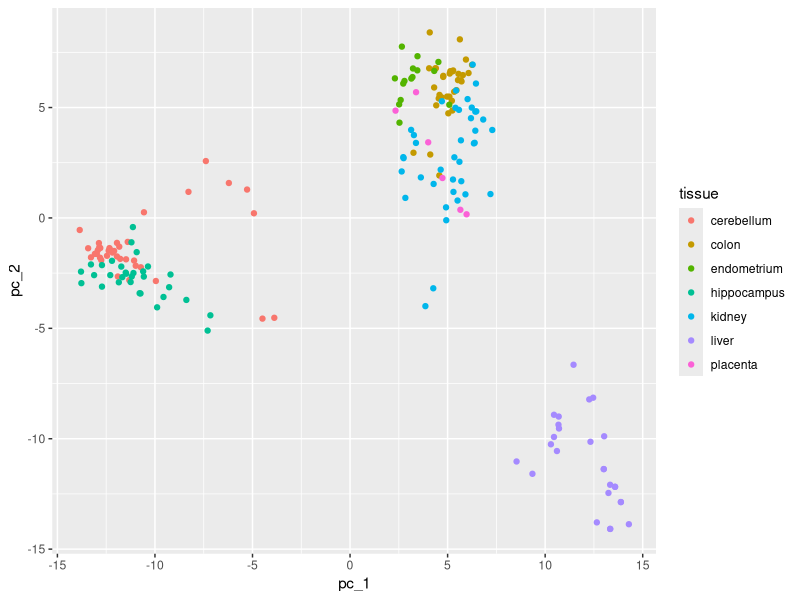
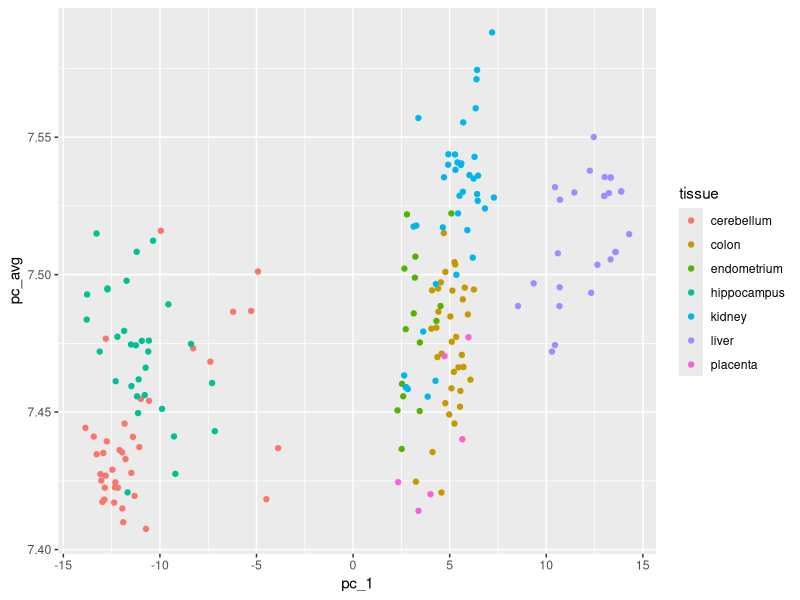
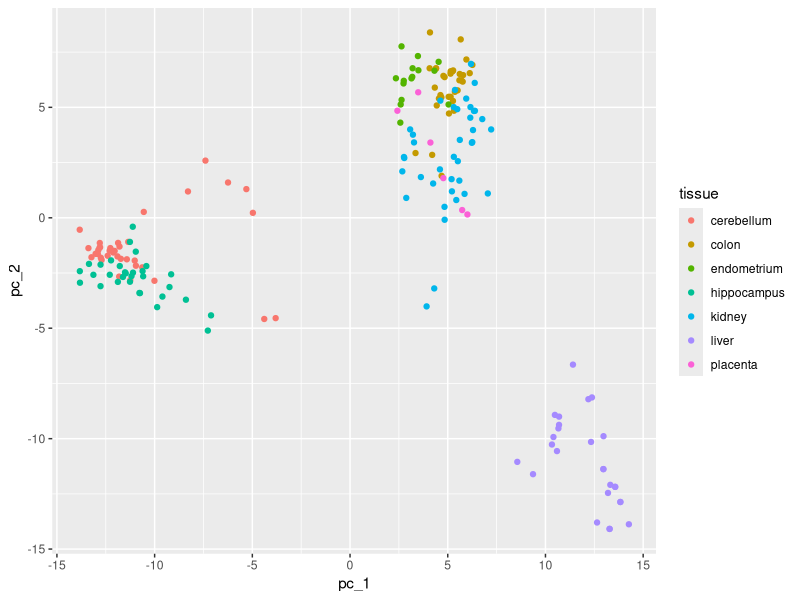
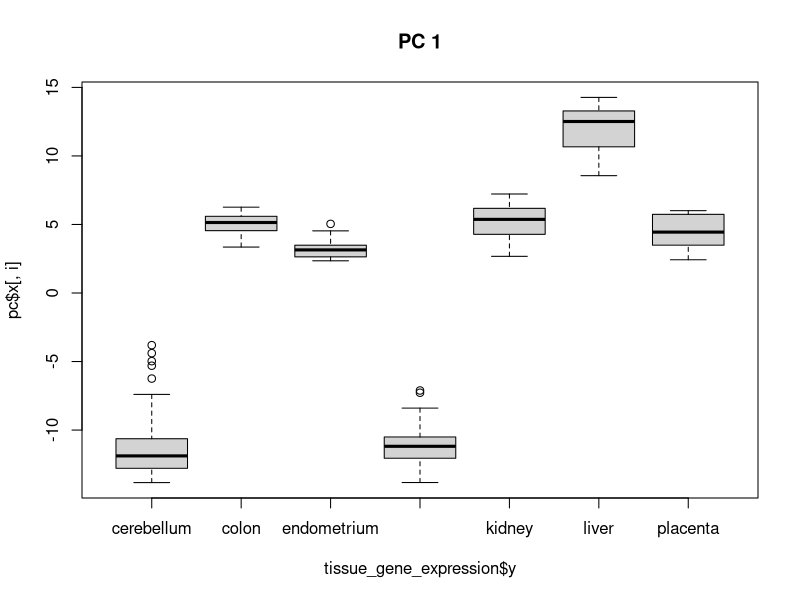
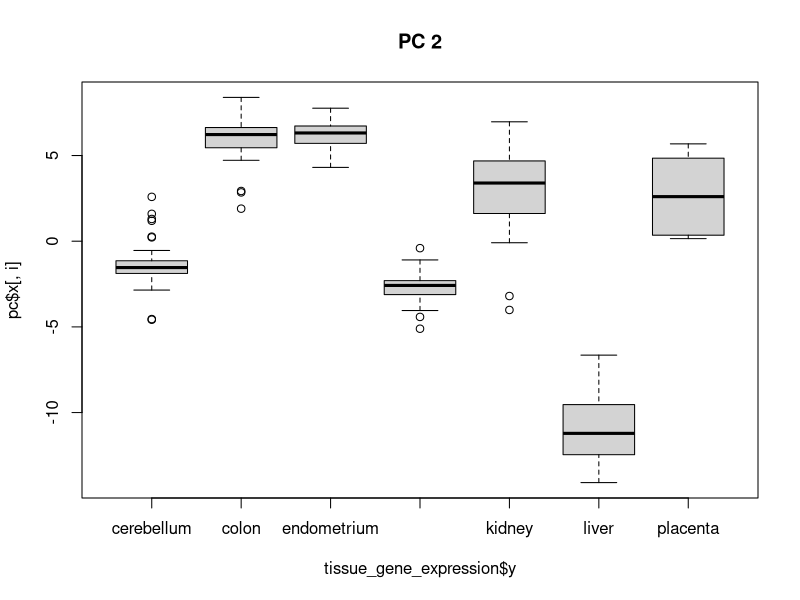
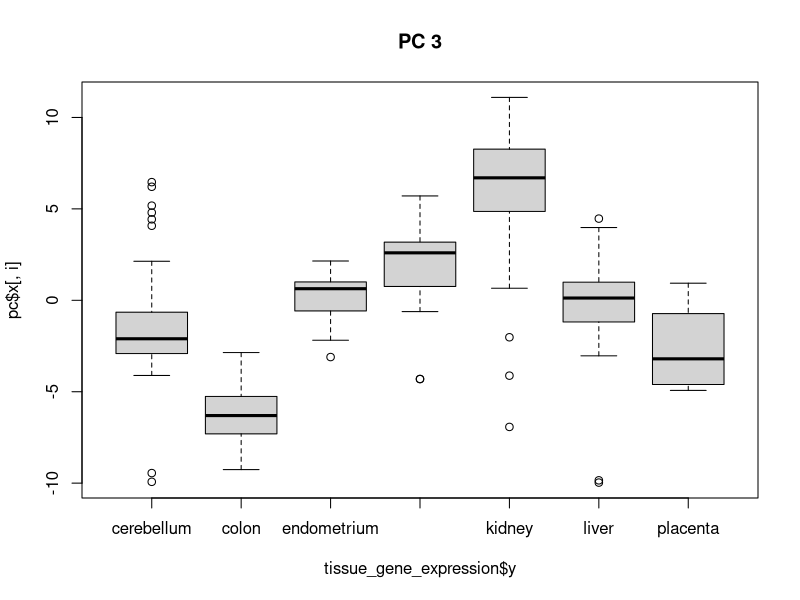
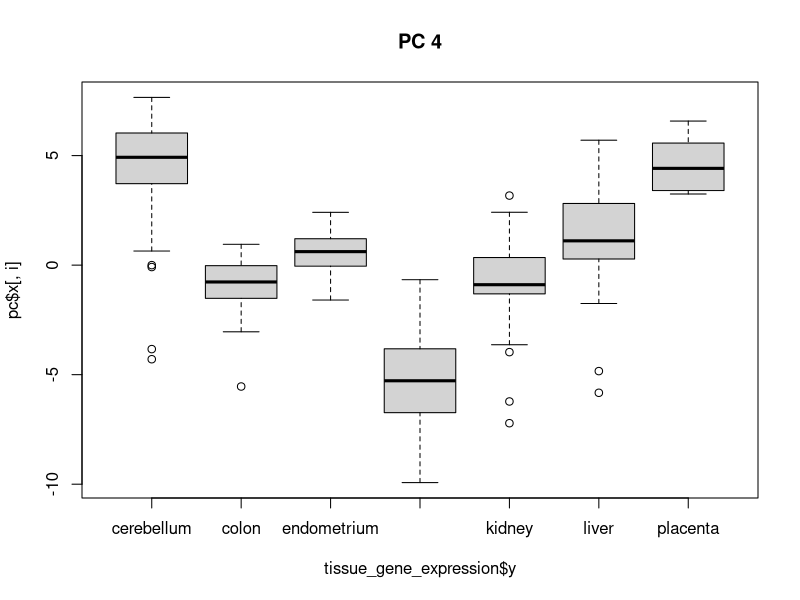
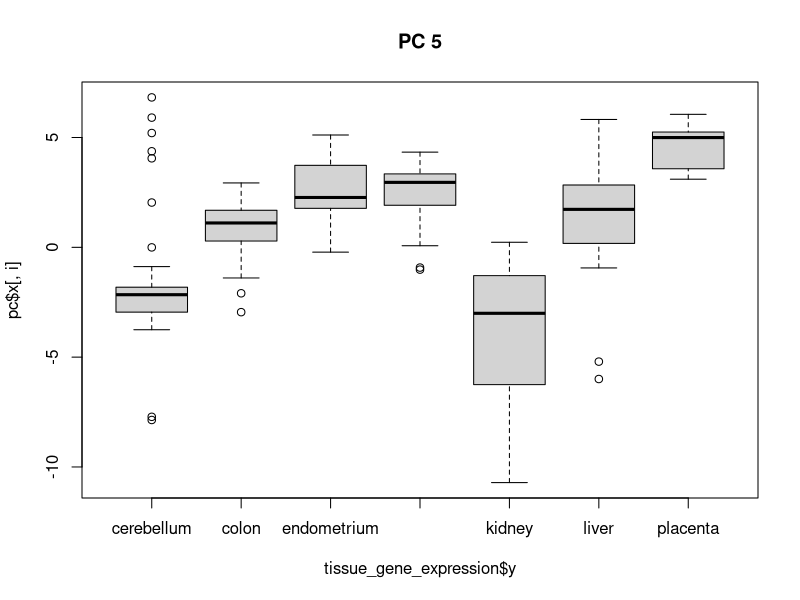

Here is the R script that generated these plots, in order: (Note: this script raises an error after producing the figures.)
## ---- chunk 1
knitr::opts_chunk$set(echo = TRUE)
## ---- chunk 2
library(dslabs)
data("tissue_gene_expression")
dim(tissue_gene_expression$x)
## ---- chunk 3
library(dplyr)
library(ggplot2)
pc <-prcomp(tissue_gene_expression$x)

data.frame(pc_1 = pc$x[,1], pc_2 = pc$x[,2], 
           tissue = tissue_gene_expression$y) %>%
  ggplot(aes(pc_1, pc_2, color = tissue)) +
  geom_point()
## ---- chunk 4
pc_avg <- rowMeans(tissue_gene_expression$x)

data.frame(pc_1 <- pc$x[,1], pc_avg,
                   tissue=tissue_gene_expression$y) %>%
  ggplot(aes(pc_1, pc_avg, color = tissue))+
  geom_point()
cor(pc_avg, pc$x[,1])
## ---- chunk 5
x <- with(tissue_gene_expression, sweep(x, 1, rowMeans(x)))
pc <- prcomp(x)
data.frame(pc_1 = pc$x[,1], pc_2 = pc$x[,2], 
	   tissue = tissue_gene_expression$y) %>%
	   ggplot(aes(pc_1, pc_2, color = tissue)) +
	   geom_point()
## ---- chunk 6
for(i in 1:10) {
  boxplot(pc$x[,i]~tissue_gene_expression$y,main = paste("PC", i))}
#or 
data.frame(pc$x[,1:7], tissue = tissue_gene_expression$y) %>% select(PC7,tissue) %>% group_by(tissue) %>% summarise(m = abs(median(PC7))) %>% arrange(desc(m))
## ---- chunk 7
plot(summary(pc)$importance[3,]) 
## ---- chunk 8
models <- c("glm", "lda", "naive_bayes", "svmLinear", "knn", "gamLoess", "multinom", "qda", "rf", "adaboost")
## ---- chunk 9
library(caret)
library(dslabs)
set.seed(1) # use `set.seed(1, sample.kind = "Rounding")` in R 3.6 or later
data("mnist_27")

fits <- lapply(models, function(model){ 
	print(model)
	train(y ~ ., method = model, data = mnist_27$train)
}) 
    
names(fits) <- models
## ---- chunk 10
pred <- sapply(fits, function(object) 
    predict(object, newdata = mnist_27$test))
  class(pred)
  dim(pred)
## ---- chunk 11
 acc <- colMeans(pred == mnist_27$test$y)
  mean(acc)
## ---- chunk 12
 vote <- rowMeans(pred == 7)
  y_hat <- ifelse(vote >0.5, "7","2")
  mean(y_hat == mnist_27$test$y)
## ---- chunk 13
j <- acc >  mean(y_hat == mnist_27$test$y)
  sum(j)
  models[j]
## ---- chunk 14
mean(fits[[1]]$results$Accuracy) +
    mean(fits[[2]]$results$Accuracy) +
    mean(fits[[3]]$results$Accuracy) +
    mean(fits[[4]]$results$Accuracy) +
    mean(fits[[5]]$results$Accuracy) +
    mean(fits[[6]]$results$Accuracy) +
    mean(fits[[7]]$results$Accuracy) +
    mean(fits[[8]]$results$Accuracy) +
    mean(fits[[9]]$results$Accuracy) +
    mean(fits[[10]]$results$Accuracy) 
  acc_yhat <- sapply(fits,function(fit) min(fit$results$Accuracy))
  acc_yhat
  mean(acc_yhat)
## ---- chunk 15
ind <- acc_yhat > 0.8
  ind
